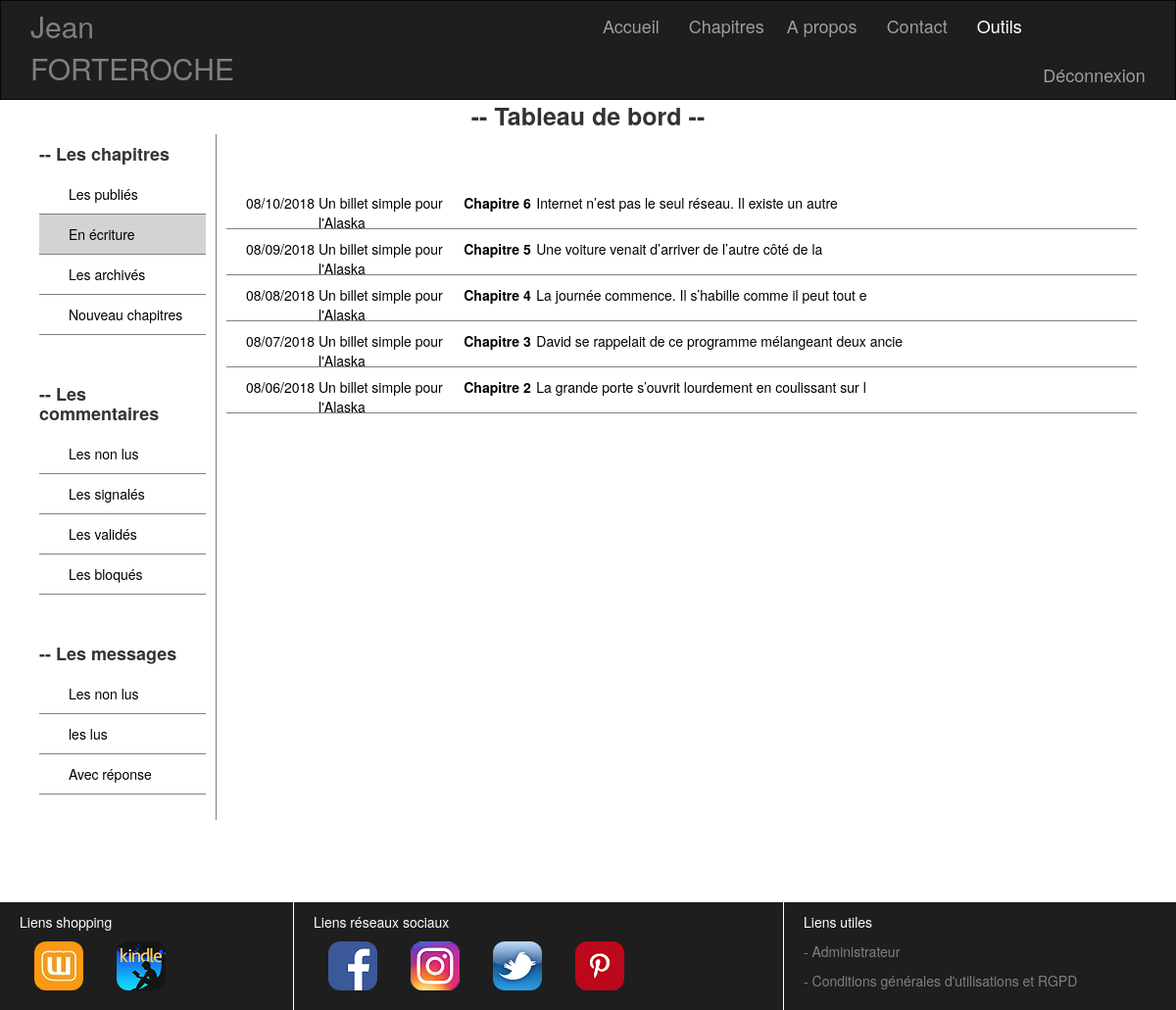
/index.php?callPage=dashboardDisplayListLineChapter&stateChapter=0 (signed in), run on an earlier commit of the app's database.
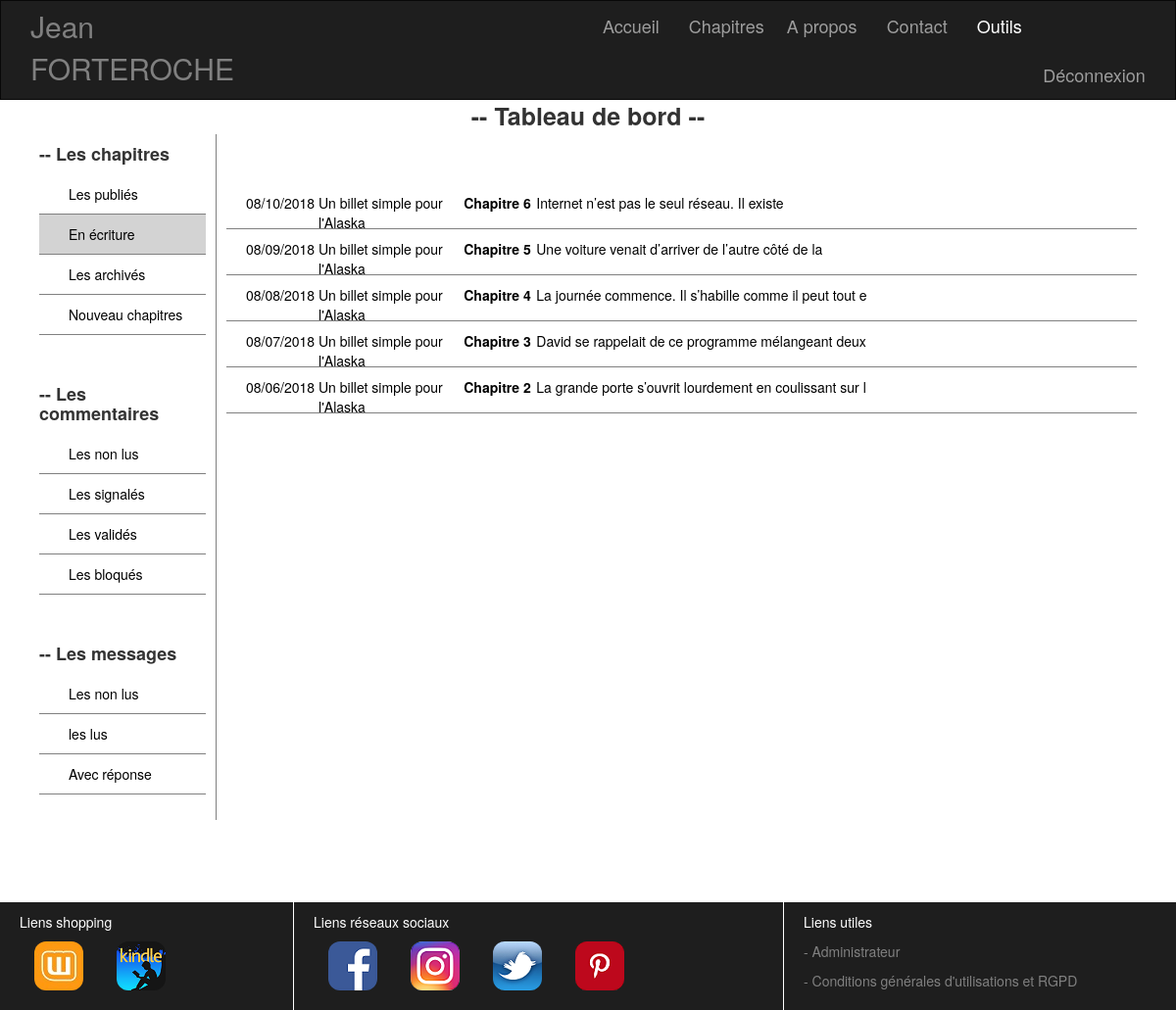
And on a later commit of the database.
### tables this page shows
CREATE TABLE IF NOT EXISTS `chapter` (
  `id` int(11) NOT NULL AUTO_INCREMENT,
  `nameBook` varchar(255) NOT NULL,
  `numberChapter` varchar(255) NOT NULL,
  `titleChapter` varchar(255) NOT NULL,
  `chapter` text NOT NULL,
  `stateChapter` int(1) NOT NULL,
  `publicationDate` datetime NOT NULL,
  PRIMARY KEY (`id`)
);

### view/model/modelChapter.php (called while the page is built, shortened)
<?php
require_once("./view/model/modelLogBDD.php");
class modelChapter
{
    private $BDD;
    public function __construct()
    {
      $this->BDD = new BDD();
    }
    public function getDisplayListChapter($stateChapter)
    {
        $donneesDisplayListChapter = $this->BDD->connexionBDD()->prepare('SELECT * FROM chapter WHERE stateChapter=:a ORDER BY publicationDate DESC');
        $donneesDisplayListChapter->execute(array('a'=>$stateChapter));
        return $donneesDisplayListChapter->fetchAll();
    }
}

### view/model/modelLogBDD.php (called while the page is built)
<?php
class BDD
{
    public function connexionBDD()
    {
    return new PDO('mysql:host=localhost;dbname=projet_3', 'root', '');
    }
}

### view/chapter/viewDisplayListLineChapter.php (the view)
<ul class="col-lg-12">
    <?php
         foreach ($displayListLineChapterPageDashboard as $donneesDisplayListLineChapterPageDashboard)
      {
          $contentChapter = substr($donneesDisplayListLineChapterPageDashboard['chapter'], 0, 60);
          $dateFr = date("d/m/Y", strtotime($donneesDisplayListLineChapterPageDashboard['publicationDate']));
  ?>
    <li class="listChapter">
      <a href="./index.php?callPage=dashboardDisplayOneChapter&stateChapter=<?= $_GET['stateChapter'] ?>&idChapter=<?= $donneesDisplayListLineChapterPageDashboard['id'] ?>&colorButtonNavDashboard=0">
      <span class="date col-lg-1"><?= $dateFr ?></span>
      <span class="date col-lg-2"><?= $donneesDisplayListLineChapterPageDashboard['nameBook'] ?></span>
      <span class="col-lg-1"><strong><?= $donneesDisplayListLineChapterPageDashboard['numberChapter'] ?></strong></span>
      <span><?= $contentChapter ?></span>
      </a></li>
  <?php
      }
?>
</ul>

What changed in the data, as far as the page shows it:
changed chapter "Chapitre 6": chapter "Internet n’est pas le seul réseau. Il existe un autre" → "Internet n’est pas le seul réseau. Il existe"
changed chapter "Chapitre 3": chapter "David se rappelait de ce programme mélangeant deux ancie" → "David se rappelait de ce programme mélangeant deux"
